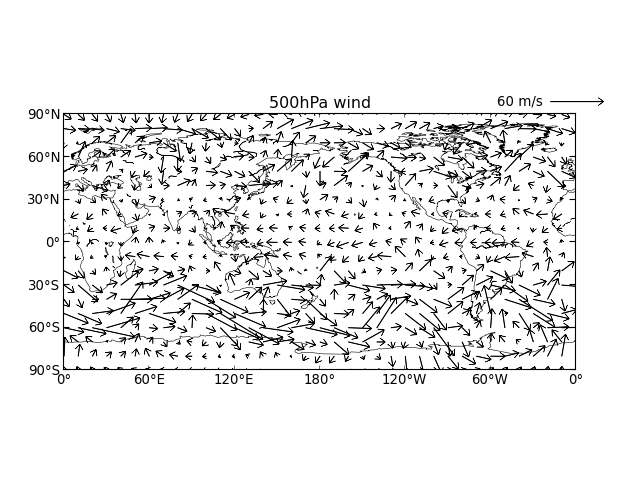

This figure's Python source:
# coding:utf-8
#import matplotlib.pyplot as plt
from pymet.metplt import MyBasemap
# requires netcdf4-python (netcdf4-python.googlecode.com)
from netCDF4 import Dataset

# read 500hPa Geopotential
nc = Dataset('../../examples/uv500_data.nc')
u500 = nc.variables['u'][0,:,:]
v500 = nc.variables['v'][0,:,:]
lon = nc.variables['longitude'][:]
lat = nc.variables['latitude'][:]

m = MyBasemap(lon=(0,360), lat=(-90,90), xlint=60, ylint=30)
QV=m.quiver(lon, lat, u500, v500, skip=4)
m.quiverkey(QV, unit='m/s')
plt.title('500hPa wind')

plt.show()
